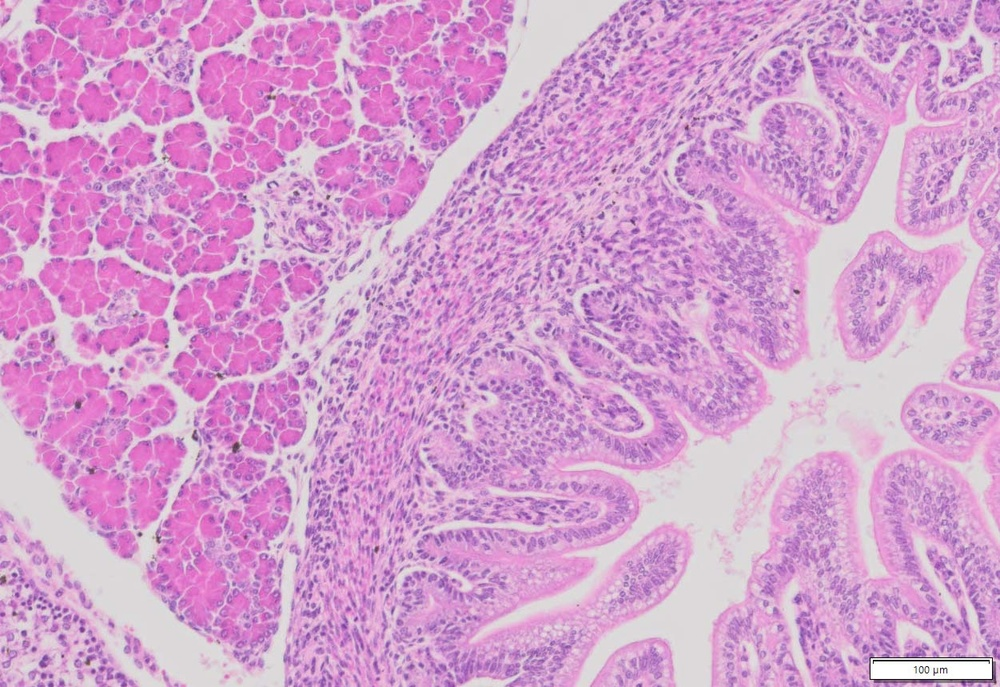
#> input picture models/Team_2/HE-Stain-10x.jpg, 1000 x 687 px, shrunk from 1251 x 859 before the run
$ python -i utils.py   (imports and definitions only)   (older library calls are emulated)
#> lines starting #> are read from the running program, lines starting #| are printed output that depends on the picture
import numpy as np
import cv2


#### Augmentations
# [20 lines left out: functions shift_image, rotate_image, gauss_noise, not called in this run]


def clahe(img, clipLimit=2.0, tileGridSize=(5,5)):
#> called with clipLimit = 2, tileGridSize = (5, 5)
    img_yuv = cv2.cvtColor(img, cv2.COLOR_RGB2LAB)
#> img_yuv: shape (687, 1000, 3); mean of channels 0, 1, 2 183.5, 155.4, 111.7
    clahe = cv2.createCLAHE(clipLimit=clipLimit, tileGridSize=tileGridSize)
    img_yuv[:, :, 0] = clahe.apply(img_yuv[:, :, 0])
#> img_yuv: shape (687, 1000, 3); mean of channels 0, 1, 2 155.1, 155.4, 111.7
    img_output = cv2.cvtColor(img_yuv, cv2.COLOR_LAB2RGB)
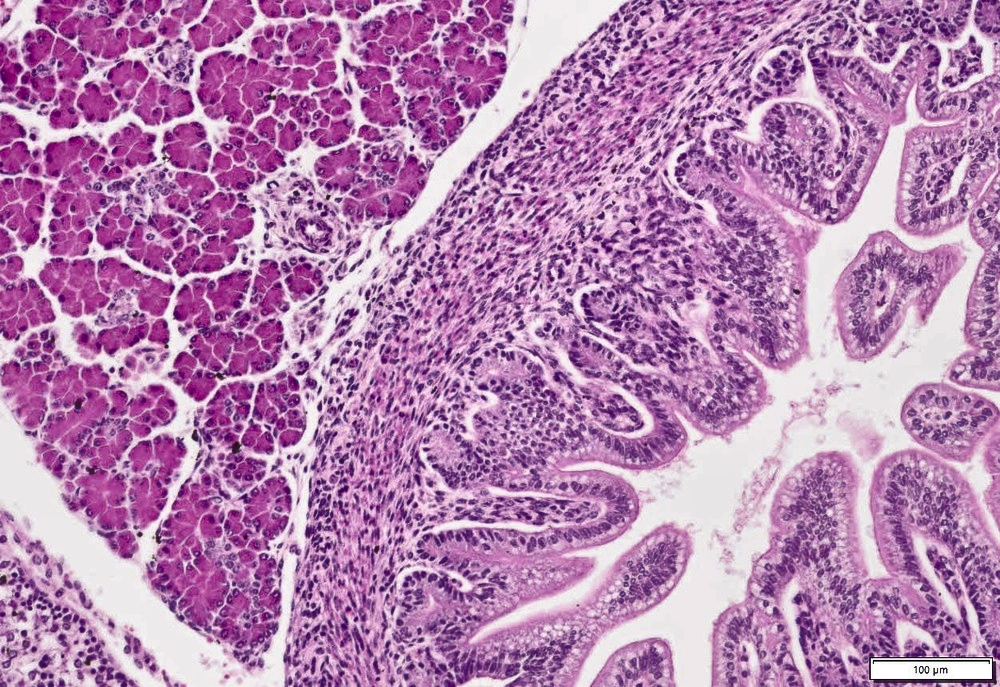
#> img_output: shape (687, 1000, 3); mean R, G, B 181.4, 130.5, 176.8
    return img_output


def _blend(img1, img2, alpha):
    return np.clip(img1 * alpha + (1 - alpha) * img2, 0, 255).astype('uint8')


_alpha = np.asarray([0.114, 0.587, 0.299]).reshape((1, 1, 3))
def _grayscale(img):
    return np.sum(_alpha * img, axis=2, keepdims=True)


def saturation(img, alpha):
    gs = _grayscale(img)
    return _blend(img, gs, alpha)


def brightness(img, alpha):
    gs = np.zeros_like(img)
    return _blend(img, gs, alpha)


# [29 lines left out: functions contrast, change_hsv, shift_channels, not called in this run]

def invert(img):
    return 255 - img

# [14 lines left out: functions channel_shuffle, to_python_float, not called in this run]


class AverageMeter(object):
    """Computes and stores the average and current value"""
    def __init__(self):
        self.reset()
    # [86 lines left out: functions reset, update, preprocess_inputs, preprocess_inputs_float, preprocess_inputs_rgb, dice and 1 more, not called in this run]


class bcolors:
    HEADER = '\033[95m'
    OKBLUE = '\033[94m'
    OKCYAN = '\033[96m'
    OKGREEN = '\033[92m'
    WARNING = '\033[93m'
    FAIL = '\033[91m'
    ENDC = '\033[0m'
    BOLD = '\033[1m'
    UNDERLINE = '\033[4m'

>>> import cv2
>>> picture = cv2.cvtColor(cv2.imread('HE-Stain-10x.jpg'), cv2.COLOR_BGR2RGB)
>>> result = clahe(picture)

$ run again, on models/Team_2/PAS-staining.jpg
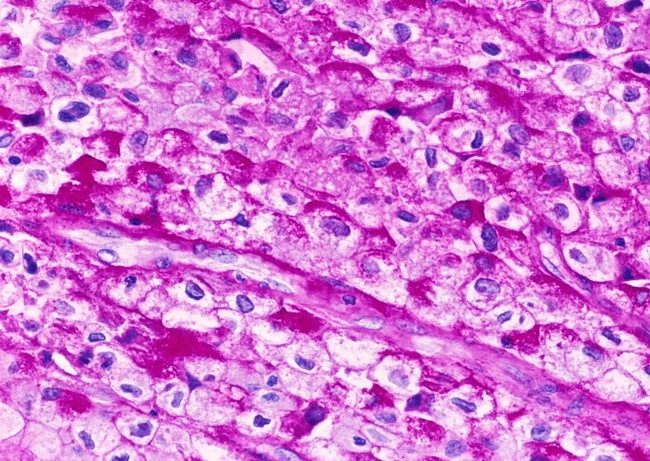
#> input picture models/Team_2/PAS-staining.jpg, 650 x 461 px
#> in clahe, `img_output = cv2.cvtColor(img_yuv, cv2.COLOR_LAB2RGB)`:
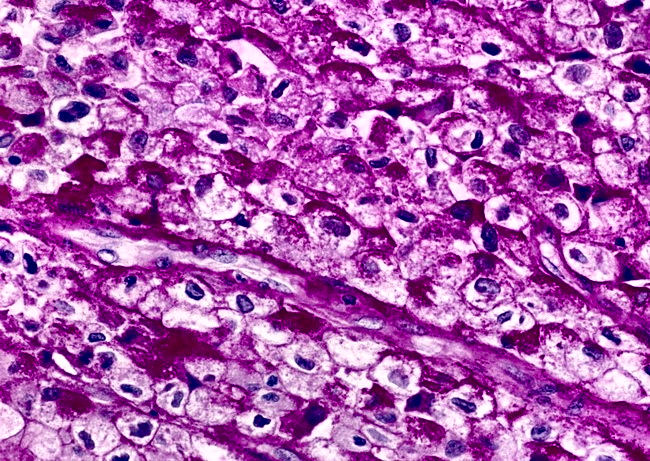
#> img_output: shape (461, 650, 3); mean R, G, B 174.6, 91.2, 175.9
